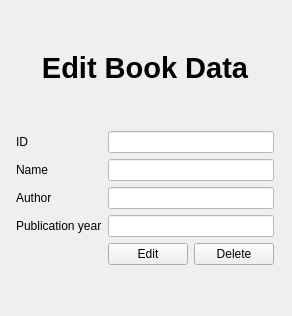
     <widget class="QWidget" name="page_edit_book">
      <layout class="QGridLayout" name="gridLayout_10">
       <property name="leftMargin">
        <number>16</number>
       </property>
       <property name="rightMargin">
        <number>18</number>
       </property>
       <item row="6" column="0">
        <widget class="QLabel" name="label_40">
         <property name="text">
          <string>Author</string>
         </property>
        </widget>
       </item>
       <item row="2" column="0">
        <spacer name="verticalSpacer_33">
         <property name="orientation">
          <enum>Qt::Vertical</enum>
         </property>
         <property name="sizeHint" stdset="0">
          <size>
           <width>20</width>
           <height>40</height>
          </size>
         </property>
        </spacer>
       </item>
       <item row="4" column="0">
        <widget class="QLabel" name="label_38">
         <property name="text">
          <string>Name</string>
         </property>
        </widget>
       </item>
       <item row="3" column="0">
        <widget class="QLabel" name="label_37">
         <property name="text">
          <string>ID</string>
         </property>
        </widget>
       </item>
       <item row="0" column="0">
        <spacer name="verticalSpacer_32">
         <property name="orientation">
          <enum>Qt::Vertical</enum>
         </property>
         <property name="sizeHint" stdset="0">
          <size>
           <width>20</width>
           <height>40</height>
          </size>
         </property>
        </spacer>
       </item>
       <item row="7" column="0">
        <widget class="QLabel" name="label_39">
         <property name="text">
          <string>Publication year</string>
         </property>
        </widget>
       </item>
       <item row="8" column="1">
        <widget class="QPushButton" name="pushButton_edit_book">
         <property name="text">
          <string>Edit</string>
         </property>
        </widget>
       </item>
       <item row="9" column="0">
        <spacer name="verticalSpacer_31">
         <property name="orientation">
          <enum>Qt::Vertical</enum>
         </property>
         <property name="sizeHint" stdset="0">
          <size>
           <width>20</width>
           <height>40</height>
          </size>
         </property>
        </spacer>
       </item>
       <item row="8" column="2">
        <widget class="QPushButton" name="pushButton_delete_book">
         <property name="text">
          <string>Delete</string>
         </property>
        </widget>
       </item>
       <item row="7" column="1" colspan="2">
        <widget class="QLineEdit" name="lineEdit_edit_book_year">
         <property name="styleSheet">
          <string notr="true">background-color: rgb(255, 255, 255);
color: rgb(46, 52, 54);</string>
         </property>
        </widget>
       </item>
       <item row="6" column="1" colspan="2">
        <widget class="QLineEdit" name="lineEdit_edit_book_author">
         <property name="styleSheet">
          <string notr="true">background-color: rgb(255, 255, 255);
color: rgb(46, 52, 54);</string>
         </property>
        </widget>
       </item>
       <item row="4" column="1" colspan="2">
        <widget class="QLineEdit" name="lineEdit_edit_book_name">
         <property name="styleSheet">
          <string notr="true">background-color: rgb(255, 255, 255);
color: rgb(46, 52, 54);</string>
         </property>
        </widget>
       </item>
       <item row="3" column="1" colspan="2">
        <widget class="QLineEdit" name="lineEdit_edit_book_id">
         <property name="styleSheet">
          <string notr="true">background-color: rgb(255, 255, 255);
color: rgb(46, 52, 54);</string>
         </property>
        </widget>
       </item>
       <item row="1" column="0" colspan="3">
        <widget class="QLabel" name="label_15">
         <property name="font">
          <font>
           <pointsize>22</pointsize>
           <bold>true</bold>
          </font>
         </property>
         <property name="text">
          <string>Edit Book Data</string>
         </property>
         <property name="alignment">
          <set>Qt::AlignCenter</set>
         </property>
        </widget>
       </item>
      </layout>
     </widget>
